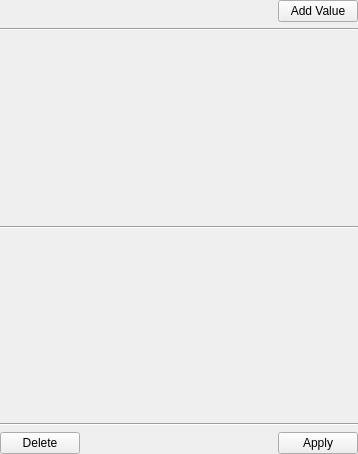
<?xml version="1.0" encoding="UTF-8"?>
<ui version="4.0">
 <class>QUaModbusDataBlockWidget</class>
 <widget class="QWidget" name="QUaModbusDataBlockWidget">
  <property name="geometry">
   <rect>
    <x>0</x>
    <y>0</y>
    <width>358</width>
    <height>454</height>
   </rect>
  </property>
  <property name="windowTitle">
   <string>Form</string>
  </property>
  <layout class="QGridLayout" name="gridLayout">
   <property name="leftMargin">
    <number>0</number>
   </property>
   <property name="topMargin">
    <number>0</number>
   </property>
   <property name="rightMargin">
    <number>0</number>
   </property>
   <property name="bottomMargin">
    <number>0</number>
   </property>
   <item row="0" column="0" colspan="2">
    <spacer name="horizontalSpacer_1">
     <property name="orientation">
      <enum>Qt::Horizontal</enum>
     </property>
     <property name="sizeHint" stdset="0">
      <size>
       <width>274</width>
       <height>20</height>
      </size>
     </property>
    </spacer>
   </item>
   <item row="0" column="2">
    <widget class="QPushButton" name="pushButtonAddValue">
     <property name="text">
      <string>Add Value</string>
     </property>
    </widget>
   </item>
   <item row="1" column="0" colspan="3">
    <widget class="Line" name="line1">
     <property name="orientation">
      <enum>Qt::Horizontal</enum>
     </property>
    </widget>
   </item>
   <item row="2" column="0" colspan="3">
    <widget class="QUaModbusDataBlockWidgetEdit" name="widgetBlockEdit" native="true"/>
   </item>
   <item row="3" column="0" colspan="3">
    <widget class="Line" name="line2">
     <property name="orientation">
      <enum>Qt::Horizontal</enum>
     </property>
    </widget>
   </item>
   <item row="4" column="0" colspan="3">
    <widget class="QUaModbusDataBlockWidgetStatus" name="widgetBlockStatus" native="true"/>
   </item>
   <item row="5" column="0" colspan="3">
    <widget class="Line" name="line3">
     <property name="orientation">
      <enum>Qt::Horizontal</enum>
     </property>
    </widget>
   </item>
   <item row="6" column="0">
    <widget class="QPushButton" name="pushButtonDelete">
     <property name="text">
      <string>Delete</string>
     </property>
    </widget>
   </item>
   <item row="6" column="1">
    <spacer name="horizontalSpacer_2">
     <property name="orientation">
      <enum>Qt::Horizontal</enum>
     </property>
     <property name="sizeHint" stdset="0">
      <size>
       <width>193</width>
       <height>20</height>
      </size>
     </property>
    </spacer>
   </item>
   <item row="6" column="2">
    <widget class="QPushButton" name="pushButtonApply">
     <property name="text">
      <string>Apply</string>
     </property>
    </widget>
   </item>
  </layout>
 </widget>
 <customwidgets>
  <customwidget>
   <class>QUaModbusDataBlockWidgetEdit</class>
   <extends>QWidget</extends>
   <header location="global">QUaModbusDataBlockWidgetEdit</header>
   <container>1</container>
  </customwidget>
  <customwidget>
   <class>QUaModbusDataBlockWidgetStatus</class>
   <extends>QWidget</extends>
   <header location="global">QUaModbusDataBlockWidgetStatus</header>
   <container>1</container>
  </customwidget>
 </customwidgets>
 <resources/>
 <connections/>
</ui>
